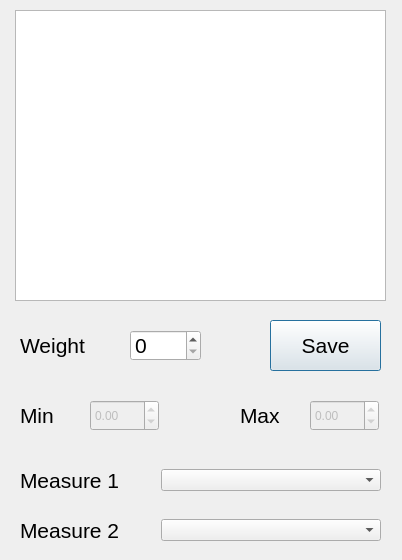
<?xml version="1.0" encoding="UTF-8"?>
<ui version="4.0">
 <class>AnnotationsRelationshipDialog</class>
 <widget class="QDialog" name="AnnotationsRelationshipDialog">
  <property name="geometry">
   <rect>
    <x>0</x>
    <y>0</y>
    <width>402</width>
    <height>560</height>
   </rect>
  </property>
  <property name="windowTitle">
   <string>RelationshipDialog</string>
  </property>
  <widget class="QListWidget" name="typeList">
   <property name="geometry">
    <rect>
     <x>15</x>
     <y>10</y>
     <width>371</width>
     <height>291</height>
    </rect>
   </property>
   <property name="font">
    <font>
     <pointsize>16</pointsize>
    </font>
   </property>
  </widget>
  <widget class="QLabel" name="label_2">
   <property name="geometry">
    <rect>
     <x>20</x>
     <y>330</y>
     <width>81</width>
     <height>30</height>
    </rect>
   </property>
   <property name="font">
    <font>
     <pointsize>16</pointsize>
    </font>
   </property>
   <property name="text">
    <string>Weight</string>
   </property>
  </widget>
  <widget class="QSpinBox" name="weightSpinBox">
   <property name="geometry">
    <rect>
     <x>130</x>
     <y>330</y>
     <width>71</width>
     <height>31</height>
    </rect>
   </property>
   <property name="font">
    <font>
     <pointsize>16</pointsize>
    </font>
   </property>
   <property name="maximum">
    <number>1000</number>
   </property>
  </widget>
  <widget class="QPushButton" name="SaveButton">
   <property name="geometry">
    <rect>
     <x>270</x>
     <y>320</y>
     <width>111</width>
     <height>51</height>
    </rect>
   </property>
   <property name="font">
    <font>
     <pointsize>16</pointsize>
    </font>
   </property>
   <property name="text">
    <string>Save</string>
   </property>
  </widget>
  <widget class="QDoubleSpinBox" name="doubleSpinBox2">
   <property name="enabled">
    <bool>false</bool>
   </property>
   <property name="geometry">
    <rect>
     <x>310</x>
     <y>400</y>
     <width>69</width>
     <height>31</height>
    </rect>
   </property>
   <property name="minimum">
    <double>-1000000000.000000000000000</double>
   </property>
   <property name="maximum">
    <double>10000.000000000000000</double>
   </property>
   <property name="singleStep">
    <double>0.100000000000000</double>
   </property>
   <property name="stepType">
    <enum>QAbstractSpinBox::AdaptiveDecimalStepType</enum>
   </property>
  </widget>
  <widget class="QDoubleSpinBox" name="doubleSpinBox1">
   <property name="enabled">
    <bool>false</bool>
   </property>
   <property name="geometry">
    <rect>
     <x>90</x>
     <y>400</y>
     <width>69</width>
     <height>31</height>
    </rect>
   </property>
   <property name="minimum">
    <double>-1000000000.000000000000000</double>
   </property>
   <property name="maximum">
    <double>10000.000000000000000</double>
   </property>
   <property name="singleStep">
    <double>0.100000000000000</double>
   </property>
   <property name="stepType">
    <enum>QAbstractSpinBox::AdaptiveDecimalStepType</enum>
   </property>
  </widget>
  <widget class="QLabel" name="label_4">
   <property name="geometry">
    <rect>
     <x>20</x>
     <y>407</y>
     <width>67</width>
     <height>17</height>
    </rect>
   </property>
   <property name="font">
    <font>
     <pointsize>16</pointsize>
    </font>
   </property>
   <property name="text">
    <string>Min</string>
   </property>
  </widget>
  <widget class="QLabel" name="label_5">
   <property name="geometry">
    <rect>
     <x>240</x>
     <y>407</y>
     <width>67</width>
     <height>17</height>
    </rect>
   </property>
   <property name="font">
    <font>
     <pointsize>16</pointsize>
    </font>
   </property>
   <property name="text">
    <string>Max</string>
   </property>
  </widget>
  <widget class="QWidget" name="horizontalLayoutWidget">
   <property name="geometry">
    <rect>
     <x>20</x>
     <y>460</y>
     <width>361</width>
     <height>41</height>
    </rect>
   </property>
   <layout class="QHBoxLayout" name="measure1HorizontalLayout">
    <item>
     <widget class="QLabel" name="measure1Label">
      <property name="font">
       <font>
        <pointsize>16</pointsize>
       </font>
      </property>
      <property name="text">
       <string>Measure 1</string>
      </property>
     </widget>
    </item>
    <item>
     <widget class="QComboBox" name="measure1ComboBox">
      <property name="minimumSize">
       <size>
        <width>220</width>
        <height>0</height>
       </size>
      </property>
     </widget>
    </item>
   </layout>
  </widget>
  <widget class="QWidget" name="horizontalLayoutWidget_2">
   <property name="geometry">
    <rect>
     <x>20</x>
     <y>510</y>
     <width>361</width>
     <height>41</height>
    </rect>
   </property>
   <layout class="QHBoxLayout" name="measure2HorizontaLayout">
    <item>
     <widget class="QLabel" name="measure2Label">
      <property name="font">
       <font>
        <pointsize>16</pointsize>
       </font>
      </property>
      <property name="text">
       <string>Measure 2</string>
      </property>
     </widget>
    </item>
    <item>
     <widget class="QComboBox" name="measure2ComboBox">
      <property name="sizePolicy">
       <sizepolicy hsizetype="Fixed" vsizetype="Fixed">
        <horstretch>0</horstretch>
        <verstretch>0</verstretch>
       </sizepolicy>
      </property>
      <property name="minimumSize">
       <size>
        <width>220</width>
        <height>0</height>
       </size>
      </property>
     </widget>
    </item>
   </layout>
  </widget>
 </widget>
 <resources/>
 <connections/>
</ui>
